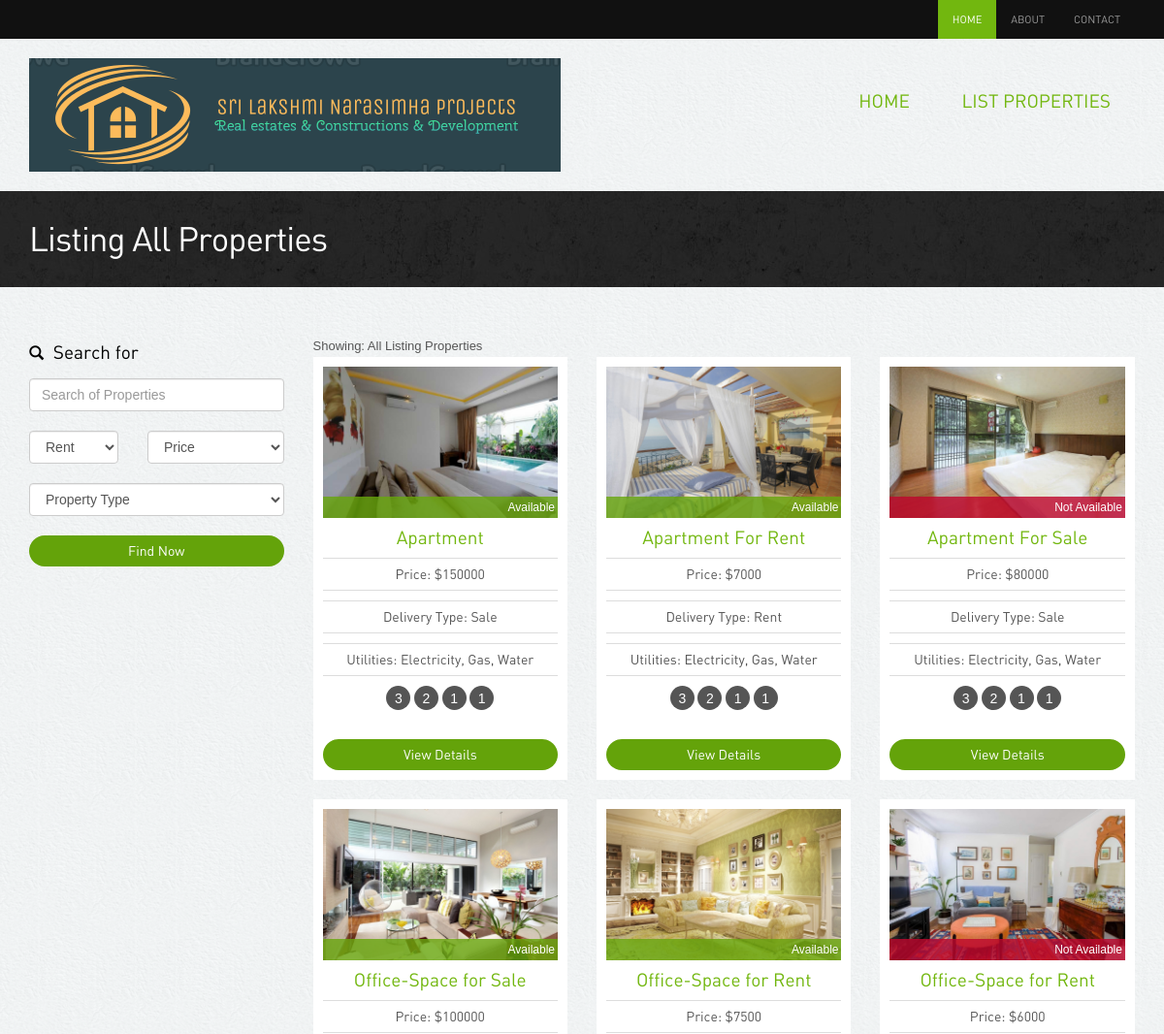
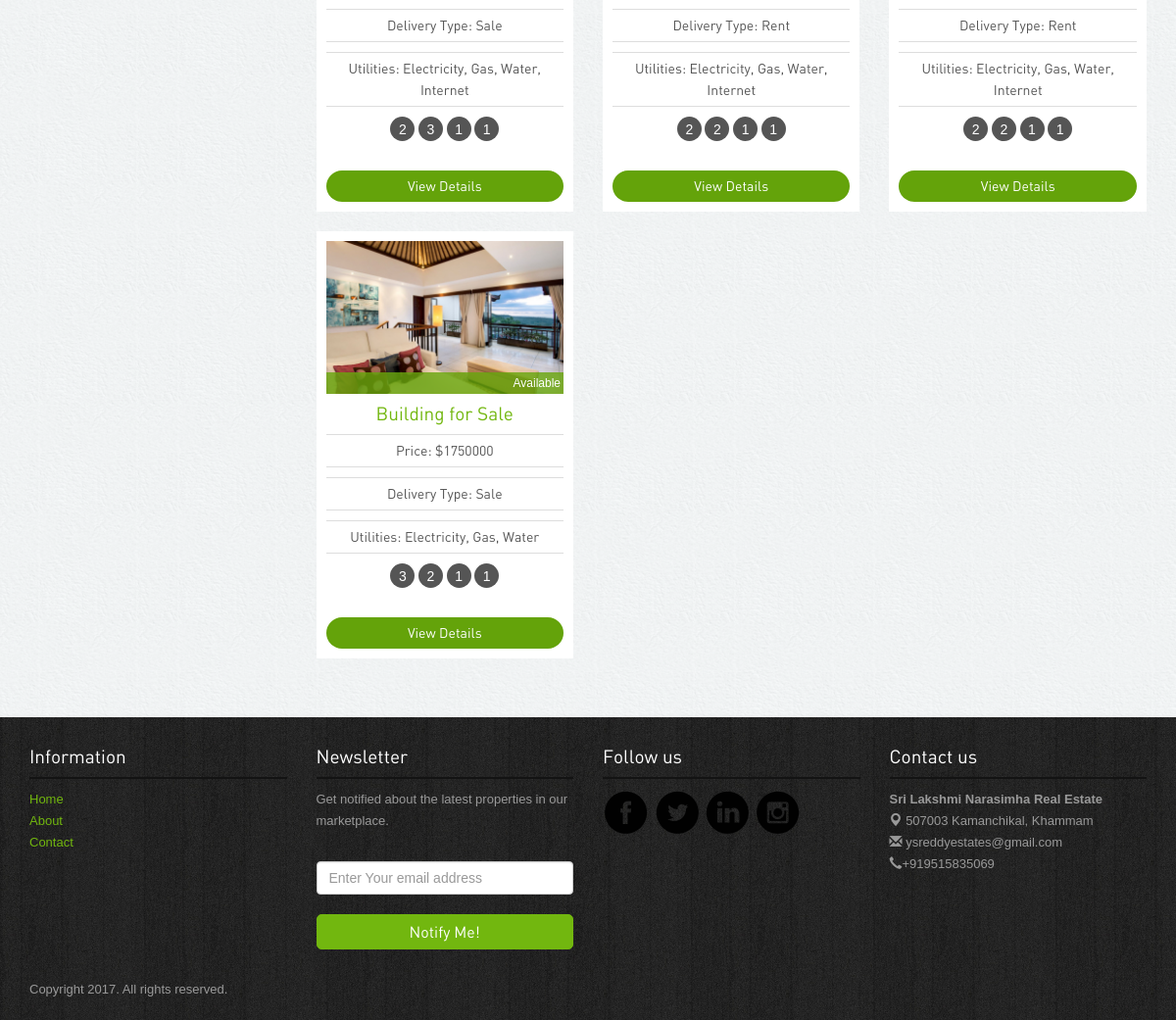
Page /list-properties.php on the committed database (2 pictures, top to bottom).
### tables this page shows
CREATE TABLE `properties` (
  `property_id` int(10) NOT NULL,
  `property_title` varchar(150) DEFAULT NULL,
  `property_details` text,
  `delivery_type` varchar(20) DEFAULT NULL,
  `availablility` int(5) DEFAULT NULL,
  `price` float DEFAULT NULL,
  `property_address` varchar(200) DEFAULT NULL,
  `property_img` varchar(200) DEFAULT NULL,
  `bed_room` int(5) DEFAULT NULL,
  `liv_room` int(5) DEFAULT NULL,
  `parking` int(5) DEFAULT NULL,
  `kitchen` int(5) DEFAULT NULL,
  `utility` varchar(100) DEFAULT NULL,
  `property_type` varchar(20) DEFAULT NULL,
  `floor_space` varchar(20) DEFAULT NULL,
  `agent_id` int(10) DEFAULT NULL
);

### list-properties.php (the view, shortened to what this page needs)
<?php
include_once "connection.php";
$query = "select * from properties";
$result = mysqli_query($con, $query);
?>
<!DOCTYPE html>
<html lang="en">
<head>
 	<link rel="stylesheet" href="assets/bootstrap/css/bootstrap.css" />
  	<link rel="stylesheet" href="assets/style.css"/>
<link rel="stylesheet" href="assets/owl-carousel/owl.carousel.css">
<link rel="stylesheet" href="assets/owl-carousel/owl.theme.css">
    <link rel="stylesheet" type="text/css" href="assets/slitslider/css/style.css" />
    <link rel="stylesheet" type="text/css" href="assets/slitslider/css/custom.css" />
<script src='assets/google_analytics_auto.js'></script></head>
<body>
<div class="navbar-wrapper">
        <div class="navbar-inverse" role="navigation">
          <div class="container">
            <div class="navbar-collapse  collapse">
              <ul class="nav navbar-nav navbar-right">
               <li class="active"><a href="index.php">Home</a></li>
                <li><a href="about.html">About</a></li>
                <li><a href="contact.html">Contact</a></li>
              </ul>
            </div>
          </div>
        </div>
    </div>
<div class="container">
<div class="header">
<a href="index.php"><img src="images/header.png" alt="Realestate"></a>
            <div class="menu">
              <ul class="pull-right">
              	<li><a href="index.php">Home</a></li>
                <li><a href="list-properties.php">List Properties</a>
                </li>
              </ul>
           </div>
</div>
</div>
<div class="inside-banner">
  <div class="container">
    <h2>Listing All Properties</h2>
</div>
</div>
<div class="container">
<div class="properties-listing spacer">
<div class="row">
<div class="col-lg-3 col-sm-4 ">
  <div class="search-form"><h4><span class="glyphicon glyphicon-search"></span> Search for</h4>
  <form action="search.php" method="post" name="search">
    <input type="text" class="form-control" name="search" placeholder="Search of Properties">
    <div class="row">
            <div class="col-lg-5">
              <select name="delivery_type" class="form-control">
                <option value="Rent">Rent</option>
              </select>
            </div>
            <div class="col-lg-7">
              <select name="search_price" class="form-control">
                <option>Price</option>
              </select>
            </div>
          </div>
          <div class="row">
          <div class="col-lg-12">
              <select name="property_type" class="form-control">
                <option>Property Type</option>
              </select>
              </div>
          </div>
          <button name="submit" class="btn btn-primary">Find Now</button>
</form>
  </div>
</div>
<div class="col-lg-9 col-sm-8">
<div class="sortby clearfix">
<div class="pull-left result">Showing: All Listing Properties </div>
</div>
<div class="row">
     <?php
	  	while($property_result = mysqli_fetch_assoc($result)){
			$id = $property_result['property_id'];
			$property_title = $property_result['property_title'];
			$delivery_type = $property_result['delivery_type'];
			$availablility = $property_result['availablility'];
			$price = $property_result['price'];
			$property_img = $property_result['property_img'];
			$bed_room = $property_result['bed_room'];
			$liv_room = $property_result['liv_room'];
			$parking = $property_result['parking'];
			$kitchen = $property_result['kitchen'];
			$utility = $property_result['utility'];
	  ?>
      <div class="col-lg-4 col-sm-6">
      <div class="properties">
        <div class="image-holder"><img src="<?php echo $property_img; ?>" class="img-responsive" alt="properties">
          <?php if($availablility == 0){ ?><div class="status sold">Available</div> <?php } else { ?>
          <div class="status new">Not Available</div>
          <?php } ?>
        </div>
        <h4><a href="property-detail.php?id=<?php echo $id; ?>"><?php echo $property_title;  ?></a></h4>
        <p class="price">Price: $<?php echo $price; ?></p>
        <p class="price">Delivery Type: <?php echo $delivery_type; ?></p>
        <p class="price">Utilities: <?php echo $utility; ?></p>
        <div class="listing-detail">
        <span data-toggle="tooltip" data-placement="bottom" data-original-title="Bed Room"><?php echo $bed_room; ?></span>
        <span data-toggle="tooltip" data-placement="bottom" data-original-title="Living Room"><?php echo $liv_room; ?></span>
        <span data-toggle="tooltip" data-placement="bottom" data-original-title="Parking"><?php echo $parking; ?></span>
        <span data-toggle="tooltip" data-placement="bottom" data-original-title="Kitchen"><?php echo $kitchen; ?></span>
        </div>
        <a class="btn btn-primary" href="property-detail.php?id=<?php echo $id; ?>">View Details</a>
      </div>
      </div>
      <?php } ?>
</div>
</div>
</div>
</div>
</div>
<div class="footer">
<div class="container">
<div class="row">
            <div class="col-lg-3 col-sm-3">
                   <h4>Information</h4>
                   <ul class="row">
                <li class="col-lg-12 col-sm-12 col-xs-3"><a href="index.php">Home</a></li>
                <li class="col-lg-12 col-sm-12 col-xs-3"><a href="about.html">About</a></li>
                <li class="col-lg-12 col-sm-12 col-xs-3"><a href="contact.html">Contact</a></li>
              </ul>
            </div>
            <div class="col-lg-3 col-sm-3">
                    <h4>Newsletter</h4>
                    <p>Get notified about the latest properties in our marketplace.</p>
                    <form class="form-inline" role="form">
                            <input type="text" placeholder="Enter Your email address" class="form-control">
                                <button class="btn btn-success" type="button">Notify Me!</button></form>
            </div>
            <div class="col-lg-3 col-sm-3">
                    <h4>Follow us</h4>
                    <a href="#"><img src="images/facebook.png" alt="facebook"></a>
                    <a href="#"><img src="images/twitter.png" alt="twitter"></a>
                    <a href="#"><img src="images/linkedin.png" alt="linkedin"></a>
                    <a href="#"><img src="images/instagram.png" alt="instagram"></a>
            </div>
             <div class="col-lg-3 col-sm-3">
                    <h4>Contact us</h4>
                    <p><b>Sri Lakshmi Narasimha Real Estate</b><br>
<span class="glyphicon glyphicon-map-marker"></span> 507003 Kamanchikal, Khammam <br>
<span class="glyphicon glyphicon-envelope"></span> ysreddyestates@gmail.com<br>
<span class="glyphicon glyphicon-earphone"></span>+919515835069</p>
            </div>
        </div>
<p class="copyright">Copyright 2017. All rights reserved.	</p>
</div></div>
</body>
</html>

### assets/style.css (style rules this page uses)
body { color:#555; font:normal 13px/22px Arial; background:url(../images/bgmain.png) #eee; }
h1,h2,h3,h4,h5 { font-weight:normal; font-family: din;margin: 0;padding: 0;color: #000 }
h2 { font-size: 35px; letter-spacing: -1px;margin-bottom: 20px; }
h4 { margin: 10px 0; font-size: 19px; }
h4 span { margin-right: 5px; font-size: 15px; }
p { margin-bottom: 30px; }
a { color:#72b70f; text-decoration:none;outline: none; }
.spacer { margin-top: 40px;margin-bottom:40px; }
select,input { outline: 0; margin-bottom: 20px; }
.btn { border-radius: 5px; font-family: din; outline: none; }
.btn-success { background: #72b70f;border:1px solid #72b70f;padding:6px 20px; font-size:16px; width: 100%; }
.btn-primary { background: #64a30a;border:none;width: 100%;border-radius: 20px; }
.header { padding: 20px 0; }
.header ul { list-style: none;margin: 0; padding: 0;margin-top: 25px; }
.header ul li { display: inline-block; padding: 0 0 0 40px; }
.header ul li a { font-size: 19px;font-family: din;text-transform: uppercase; }
.navbar-inverse { background-color: #111; }
.navbar-inverse .navbar-nav > li > a { font-size: 11px;padding-top: 10px;padding-bottom: 10px;font-family: din;text-transform: uppercase; }
.navbar-inverse .navbar-nav > .active > a, .navbar-inverse .navbar-nav > .active > a:hover, .navbar-inverse .navbar-nav > .active > a:focus { background-color: #72b70f; }
.properties-listing div.properties { padding: 10px; background-color: #fff;text-align: center; margin-bottom: 20px; }
.properties-listing div.properties .image-holder { position: relative; }
.properties-listing div.properties .status { position: absolute;bottom: 0;z-index: 100;display: block;width: 100%;color: #fff;padding:0 3px;text-align: right; font-size: 12px; }
.properties-listing div.properties p { margin-bottom: 10px; font-size: 14px;border-top: 1px solid #ddd;border-bottom: 1px solid #ddd;padding: 5px 0;font-family: din; }
.listing-detail { margin-bottom: 30px; }
.listing-detail span { color: #fff; width: 25px; height: 25px; background-color: #555;display: inline-block;border-radius:25px; text-align: center;line-height: 26px; font-size: 14px;cursor: crosshair; }
.status.sold { background:rgba(104,167,13,0.8); }
.status.new { background:rgba(190,7,46,0.8); }
.inside-banner { background:url(../images/bginside.jpg) #222;color: #fff; padding: 30px 0; }
.inside-banner h2 { margin: 0; color: #fff; }
.search-form { margin-bottom: 50px; }
.search-form h4 { margin: 17px 0; }
.sortby .result { margin-top: 10px; }
.menu { display: inline-block; padding:0; float:right; }
.menu ul { padding: 0; list-style: none; }
.menu ul li { display: inline-block; position: relative; text-align: left; }
.menu ul li a { display: block; padding: 8px 25px; text-decoration: none; }
.header ul li { padding: 0 !important; }
.footer { background:url(../images/bg.jpg) #222; padding: 20px 0; color: #999; }
.footer h4 { color: #fff;border-bottom: 2px solid #131313;margin-bottom: 10px;padding-bottom: 10px; }
.footer ul { list-style: none;padding: 0; }
.footer p.copyright { margin: 30px 0 0 0; }

### rows in the picture
properties: property_img (picture), availablility "Available", property_title "Apartment", price "150000", delivery_type "Sale", utility "Electricity, Gas, Water", bed_room "3", liv_room "2", parking "1", kitchen "1"
properties: property_img (picture), availablility "Available", property_title "Apartment For Rent", price "7000", delivery_type "Rent", utility "Electricity, Gas, Water", bed_room "3", liv_room "2", parking "1", kitchen "1"
properties: property_img (picture), availablility "Not Available", property_title "Apartment For Sale", price "80000", delivery_type "Sale", utility "Electricity, Gas, Water", bed_room "3", liv_room "2", parking "1", kitchen "1"
properties: property_img (picture), availablility "Available", property_title "Office-Space for Sale", price "100000", delivery_type "Sale", utility "Electricity, Gas, Water, Internet", bed_room "2", liv_room "3", parking "1", kitchen "1"
properties: property_img (picture), availablility "Available", property_title "Office-Space for Rent", price "7500", delivery_type "Rent", utility "Electricity, Gas, Water, Internet", bed_room "2", liv_room "2", parking "1", kitchen "1"
properties: property_img (picture), availablility "Not Available", property_title "Office-Space for Rent", price "6000", delivery_type "Rent", utility "Electricity, Gas, Water, Internet", bed_room "2", liv_room "2", parking "1", kitchen "1"
properties: property_img (picture), availablility "Available", property_title "Building for Sale", price "1750000", delivery_type "Sale", utility "Electricity, Gas, Water", bed_room "3", liv_room "2", parking "1", kitchen "1"
